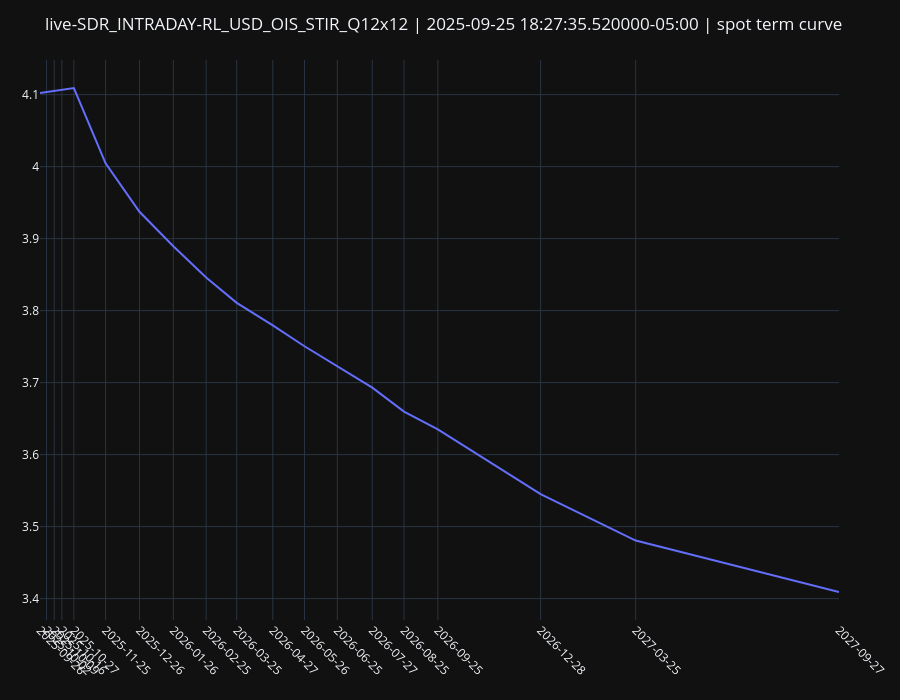

The code cell stored with this chart in its notebook:
### Code cell
irssfm = IRSwapStructureFunctionMap(curve=live_curve)

spot_queries = [
    IRSwapQuery(curve=curve, tenor="1D", structure=IRSwapStructure.OUTRIGHT, structure_kwargs={"bpv": 1}),
    IRSwapQuery(curve=curve, tenor="1W", structure=IRSwapStructure.OUTRIGHT, structure_kwargs={"bpv": 1}),
    IRSwapQuery(curve=curve, tenor="2W", structure=IRSwapStructure.OUTRIGHT, structure_kwargs={"bpv": 1}),
    IRSwapQuery(curve=curve, tenor="3W", structure=IRSwapStructure.OUTRIGHT, structure_kwargs={"bpv": 1}),
    IRSwapQuery(curve=curve, tenor="1M", structure=IRSwapStructure.OUTRIGHT, structure_kwargs={"bpv": 1}),
    IRSwapQuery(curve=curve, tenor="2M", structure=IRSwapStructure.OUTRIGHT, structure_kwargs={"bpv": 1}),
    IRSwapQuery(curve=curve, tenor="3M", structure=IRSwapStructure.OUTRIGHT, structure_kwargs={"bpv": 1}),
    IRSwapQuery(curve=curve, tenor="4M", structure=IRSwapStructure.OUTRIGHT, structure_kwargs={"bpv": 1}),
    IRSwapQuery(curve=curve, tenor="5M", structure=IRSwapStructure.OUTRIGHT, structure_kwargs={"bpv": 1}),
    IRSwapQuery(curve=curve, tenor="6M", structure=IRSwapStructure.OUTRIGHT, structure_kwargs={"bpv": 1}),
    IRSwapQuery(curve=curve, tenor="7M", structure=IRSwapStructure.OUTRIGHT, structure_kwargs={"bpv": 1}),
    IRSwapQuery(curve=curve, tenor="8M", structure=IRSwapStructure.OUTRIGHT, structure_kwargs={"bpv": 1}),
    IRSwapQuery(curve=curve, tenor="9M", structure=IRSwapStructure.OUTRIGHT, structure_kwargs={"bpv": 1}),
    IRSwapQuery(curve=curve, tenor="10M", structure=IRSwapStructure.OUTRIGHT, structure_kwargs={"bpv": 1}),
    IRSwapQuery(curve=curve, tenor="11M", structure=IRSwapStructure.OUTRIGHT, structure_kwargs={"bpv": 1}),
    IRSwapQuery(curve=curve, tenor="1Y", structure=IRSwapStructure.OUTRIGHT, structure_kwargs={"bpv": 1}),
    IRSwapQuery(curve=curve, tenor="15M", structure=IRSwapStructure.OUTRIGHT, structure_kwargs={"bpv": 1}),
    IRSwapQuery(curve=curve, tenor="18M", structure=IRSwapStructure.OUTRIGHT, structure_kwargs={"bpv": 1}),
    IRSwapQuery(curve=curve, tenor="2Y", structure=IRSwapStructure.OUTRIGHT, structure_kwargs={"bpv": 1}),
]

rl_spots = []
for q in spot_queries:
    pkg, _ = irssfm.apply(q.structure, tenor=q.tenor, **q.structure_kwargs)
    rl_spots.append(pkg[0])

x = [live_curve.calendar_advance(live_curve.reference_date(), s.__dict__["kwargs"]["termination"]) for s in rl_spots]
y = [s.rate().real for s in rl_spots]

fig = go.Figure()
fig.add_trace(go.Scatter(x=x, y=y, mode="lines", name="1D"))
tick_vals = [pd.Timestamp(t).tz_localize(None) for t in x]
tick_text = [pd.Timestamp(t).strftime("%Y-%m-%d") for t in tick_vals]
fig.update_layout(
    title=f"{live_curve.meta()["id"]} | {live_curve.meta()["timestamp"]} | spot term curve",
    template="plotly_dark",
    margin=dict(l=40, r=20, t=60, b=80),
    xaxis=dict(tickmode="array", tickvals=tick_vals, ticktext=tick_text, tickangle=45, showgrid=True),
    height=700,
    yaxis=dict(showgrid=True),
)
fig.update_xaxes(
    showspikes=True,
    spikecolor="white",
    spikesnap="cursor",
    spikemode="across",
    showgrid=True,
)
fig.update_yaxes(
    showspikes=True,
    spikecolor="white",
    spikesnap="cursor",
    spikethickness=0.5,
    showgrid=True,
)
fig.show()

### Figure 1 — Plotly figure (JSON) as saved in the notebook; plotly's stock layout.template omitted (floating-point values rounded to 4 significant figures)
{"data": [{"mode": "lines", "name": "1D", "type": "scatter", "x": ["2025-09-26T00:00:00", "2025-10-02T00:00:00", "2025-10-09T00:00:00", "2025-10-16T00:00:00", "2025-10-27T00:00:00", "2025-11-25T00:00:00", "2025-12-26T00:00:00", "2026-01-26T00:00:00", "2026-02-25T00:00:00", "2026-03-25T00:00:00", "2026-04-27T00:00:00", "2026-05-26T00:00:00", "2026-06-25T00:00:00", "2026-07-27T00:00:00", "2026-08-25T00:00:00", "2026-09-25T00:00:00", "2026-12-28T00:00:00", "2027-03-25T00:00:00", "2027-09-27T00:00:00"], "y": [4.102, 4.104, 4.106, 4.107, 4.109, 4.005, 3.937, 3.889, 3.846, 3.811, 3.78, 3.75, 3.722, 3.693, 3.66, 3.635, 3.545, 3.481, 3.409]}], "layout": {"height": 700, "margin": {"b": 80, "l": 40, "r": 20, "t": 60}, "title": {"text": "live-SDR_INTRADAY-RL_USD_OIS_STIR_Q12x12 | 2025-09-25 18:27:35.520000-05:00 | spot term curve"}, "xaxis": {"showgrid": true, "showspikes": true, "spikecolor": "white", "spikemode": "across", "spikesnap": "cursor", "tickangle": 45, "tickmode": "array", "ticktext": ["2025-09-26", "2025-10-02", "2025-10-09", "2025-10-16", "2025-10-27", "2025-11-25", "2025-12-26", "2026-01-26", "2026-02-25", "2026-03-25", "2026-04-27", "2026-05-26", "2026-06-25", "2026-07-27", "2026-08-25", "2026-09-25", "2026-12-28", "2027-03-25", "2027-09-27"], "tickvals": ["2025-09-26T00:00:00", "2025-10-02T00:00:00", "2025-10-09T00:00:00", "2025-10-16T00:00:00", "2025-10-27T00:00:00", "2025-11-25T00:00:00", "2025-12-26T00:00:00", "2026-01-26T00:00:00", "2026-02-25T00:00:00", "2026-03-25T00:00:00", "2026-04-27T00:00:00", "2026-05-26T00:00:00", "2026-06-25T00:00:00", "2026-07-27T00:00:00", "2026-08-25T00:00:00", "2026-09-25T00:00:00", "2026-12-28T00:00:00", "2027-03-25T00:00:00", "2027-09-27T00:00:00"]}, "yaxis": {"showgrid": true, "showspikes": true, "spikecolor": "white", "spikesnap": "cursor", "spikethickness": 0.5}}}
